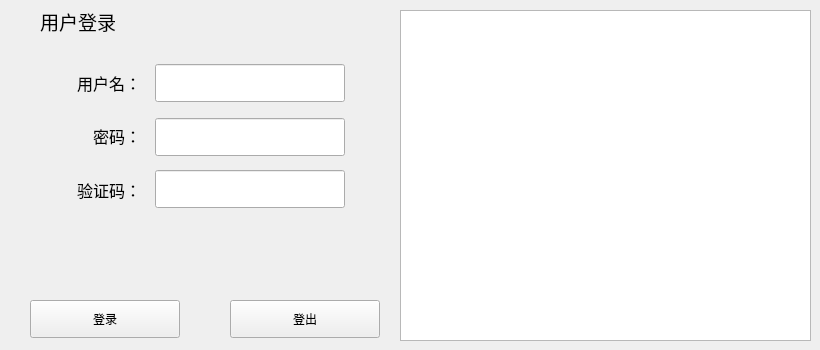
<?xml version="1.0" encoding="UTF-8"?>
<ui version="4.0">
 <class>AutoAns</class>
 <widget class="QWidget" name="AutoAns">
  <property name="geometry">
   <rect>
    <x>0</x>
    <y>0</y>
    <width>820</width>
    <height>350</height>
   </rect>
  </property>
  <property name="baseSize">
   <size>
    <width>410</width>
    <height>350</height>
   </size>
  </property>
  <property name="windowTitle">
   <string>AutoAns</string>
  </property>
  <property name="styleSheet">
   <string notr="true"/>
  </property>
  <widget class="QLabel" name="LabPinImg">
   <property name="geometry">
    <rect>
     <x>155</x>
     <y>230</y>
     <width>130</width>
     <height>50</height>
    </rect>
   </property>
   <property name="text">
    <string/>
   </property>
  </widget>
  <widget class="QLabel" name="LabLine">
   <property name="geometry">
    <rect>
     <x>40</x>
     <y>40</y>
     <width>330</width>
     <height>1</height>
    </rect>
   </property>
   <property name="text">
    <string/>
   </property>
  </widget>
  <widget class="QLabel" name="LabTitle">
   <property name="geometry">
    <rect>
     <x>40</x>
     <y>6</y>
     <width>81</width>
     <height>31</height>
    </rect>
   </property>
   <property name="font">
    <font>
     <family>Microsoft YaHei UI Light</family>
     <pointsize>14</pointsize>
    </font>
   </property>
   <property name="text">
    <string>用户登录</string>
   </property>
  </widget>
  <widget class="QPushButton" name="BtnLogout">
   <property name="geometry">
    <rect>
     <x>230</x>
     <y>300</y>
     <width>150</width>
     <height>38</height>
    </rect>
   </property>
   <property name="baseSize">
    <size>
     <width>50</width>
     <height>20</height>
    </size>
   </property>
   <property name="text">
    <string>登出</string>
   </property>
   <property name="flat">
    <bool>false</bool>
   </property>
  </widget>
  <widget class="QPushButton" name="BtnLogin">
   <property name="geometry">
    <rect>
     <x>30</x>
     <y>300</y>
     <width>150</width>
     <height>38</height>
    </rect>
   </property>
   <property name="baseSize">
    <size>
     <width>50</width>
     <height>20</height>
    </size>
   </property>
   <property name="styleSheet">
    <string notr="true"/>
   </property>
   <property name="text">
    <string>登录</string>
   </property>
   <property name="flat">
    <bool>false</bool>
   </property>
  </widget>
  <widget class="QLineEdit" name="LnEdName">
   <property name="geometry">
    <rect>
     <x>155</x>
     <y>64</y>
     <width>190</width>
     <height>38</height>
    </rect>
   </property>
   <property name="baseSize">
    <size>
     <width>0</width>
     <height>38</height>
    </size>
   </property>
  </widget>
  <widget class="QLineEdit" name="LnEdPasswd">
   <property name="geometry">
    <rect>
     <x>155</x>
     <y>118</y>
     <width>190</width>
     <height>38</height>
    </rect>
   </property>
  </widget>
  <widget class="QLineEdit" name="LnEdPin">
   <property name="geometry">
    <rect>
     <x>155</x>
     <y>170</y>
     <width>190</width>
     <height>38</height>
    </rect>
   </property>
  </widget>
  <widget class="QLabel" name="LabName">
   <property name="geometry">
    <rect>
     <x>70</x>
     <y>67</y>
     <width>71</width>
     <height>31</height>
    </rect>
   </property>
   <property name="font">
    <font>
     <family>Microsoft YaHei UI Light</family>
     <pointsize>12</pointsize>
    </font>
   </property>
   <property name="text">
    <string>用户名：</string>
   </property>
   <property name="alignment">
    <set>Qt::AlignRight|Qt::AlignTrailing|Qt::AlignVCenter</set>
   </property>
  </widget>
  <widget class="QLabel" name="LabPasswd">
   <property name="geometry">
    <rect>
     <x>90</x>
     <y>120</y>
     <width>51</width>
     <height>31</height>
    </rect>
   </property>
   <property name="font">
    <font>
     <family>Microsoft YaHei UI Light</family>
     <pointsize>12</pointsize>
    </font>
   </property>
   <property name="text">
    <string>密码：</string>
   </property>
   <property name="alignment">
    <set>Qt::AlignRight|Qt::AlignTrailing|Qt::AlignVCenter</set>
   </property>
  </widget>
  <widget class="QLabel" name="LabPin">
   <property name="geometry">
    <rect>
     <x>70</x>
     <y>174</y>
     <width>71</width>
     <height>31</height>
    </rect>
   </property>
   <property name="font">
    <font>
     <family>Microsoft YaHei UI Light</family>
     <pointsize>12</pointsize>
    </font>
   </property>
   <property name="text">
    <string>验证码：</string>
   </property>
   <property name="alignment">
    <set>Qt::AlignRight|Qt::AlignTrailing|Qt::AlignVCenter</set>
   </property>
  </widget>
  <widget class="QTextBrowser" name="PrintBrow">
   <property name="geometry">
    <rect>
     <x>400</x>
     <y>10</y>
     <width>411</width>
     <height>331</height>
    </rect>
   </property>
  </widget>
  <widget class="QLabel" name="LabSplitLn">
   <property name="geometry">
    <rect>
     <x>393</x>
     <y>12</y>
     <width>1</width>
     <height>326</height>
    </rect>
   </property>
   <property name="text">
    <string/>
   </property>
  </widget>
 </widget>
 <resources/>
 <connections/>
</ui>
